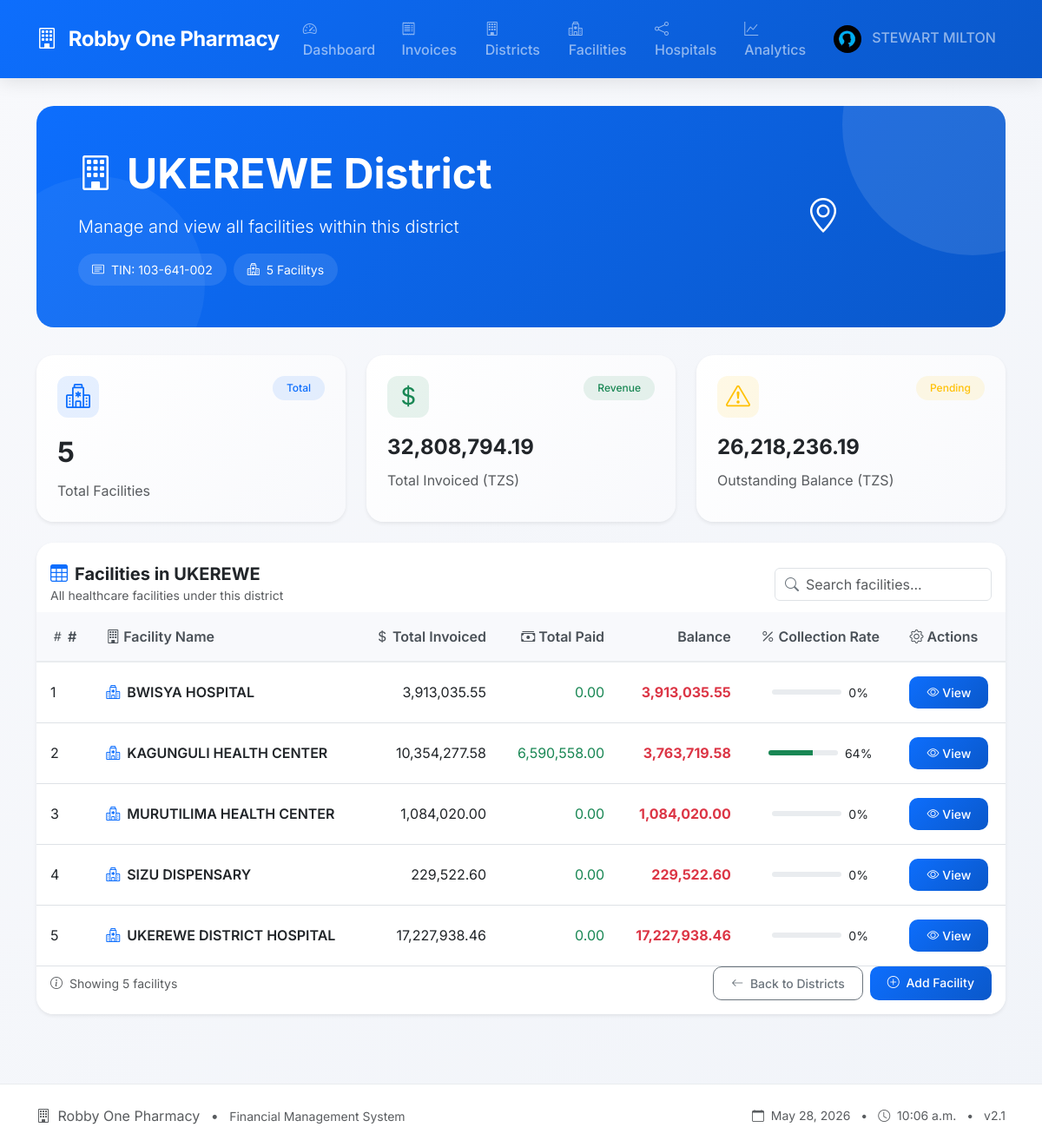
Page /district/10/ (signed in) on the earlier database version.
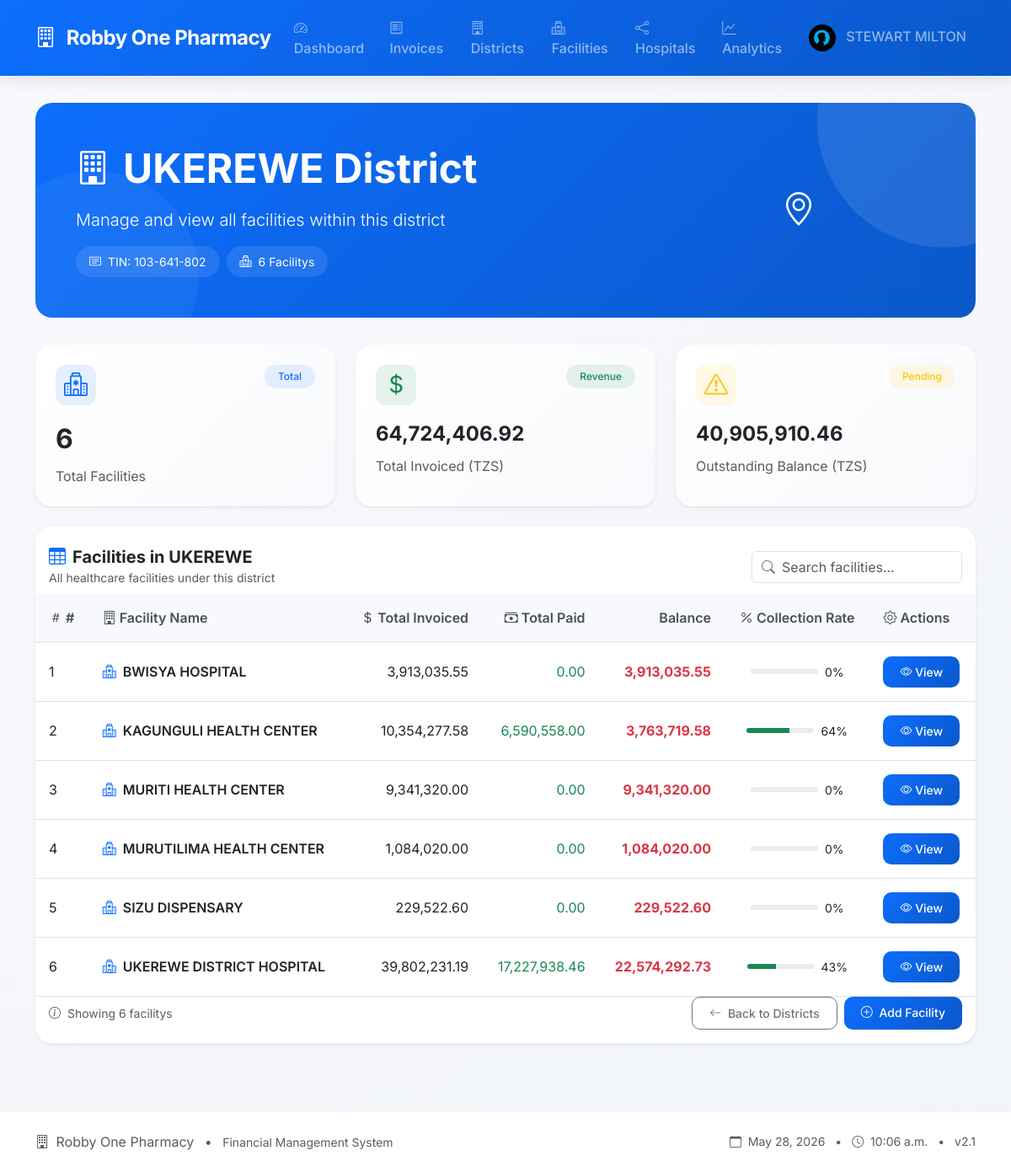
Same page on the later database version.
### invoices/models.py (models this page shows, shortened)
class District(models.Model):
    name = models.CharField(max_length=100, unique=True)
    tin_number = models.CharField(max_length=50, blank=True)
    class Meta:
        ordering = ['name']

class Facility(models.Model):
    district = models.ForeignKey(District, on_delete=models.CASCADE, related_name='facilities')
    name = models.CharField(max_length=200)
    class Meta:
        ordering = ['name']
        unique_together = ['district', 'name']

### invoices/views.py (the view)
# urls.py: path('district/<int:district_id>/', views.district_detail, name='district_detail'),
@login_required
def district_detail(request, district_id):
    district = get_object_or_404(District, pk=district_id)
    facilities = district.facilities.annotate(
        total_invoices=Coalesce(Sum('invoices__invoice_amount'), Value(0, output_field=DecimalField())),
        total_paid=Coalesce(Sum('invoices__amount_paid'), Value(0, output_field=DecimalField())),
    ).annotate(
        balance=ExpressionWrapper(
            F('total_invoices') - F('total_paid'),
            output_field=DecimalField(max_digits=12, decimal_places=2)
        )
    )
    total_invoiced = sum(f.total_invoices for f in facilities)
    total_paid = sum(f.total_paid for f in facilities)
    total_balance = total_invoiced - total_paid
    return render(request, 'invoices/district_detail.html', {
        'district': district,
        'facilities': facilities,
        'total_invoiced': total_invoiced,
        'total_paid': total_paid,
        'total_balance': total_balance
    })

### invoices/templatetags/math_filters.py (called while the page is built)
@register.filter
def div(value, divisor):
    try:
        if divisor and divisor != 0:
            return value / divisor
        return 0
    except (TypeError, ValueError, ZeroDivisionError):
        return 0

@register.filter
def multiply(value, factor):
    try:
        return value * factor
    except (TypeError, ValueError):
        return 0

### invoices/templates/invoices/district_detail.html (shortened to what the changed rows need)
{% extends 'base.html' %}
{% load humanize %}
{% load math_filters %}
{% block content %}
<div class="container-fluid p-0">
    <div class="district-header text-white p-5 position-relative">
        <div style="position: relative; z-index: 1;">
            <div class="row align-items-center">
                <div class="col-md-8">
                    <div class="d-flex align-items-center gap-3 mb-3">
                        <i class="bi bi-building fs-1"></i>
                        <h1 class="display-5 fw-bold mb-0">{{ district.name }} District</h1>
                    </div>
                    <div class="d-flex gap-2 flex-wrap">
                        <span class="info-badge bg-white bg-opacity-10 text-white">
                            <i class="bi bi-card-text"></i> TIN: {{ district.tin_number|default:"Not provided" }}
                        </span>
                        <span class="info-badge bg-white bg-opacity-10 text-white">
                            <i class="bi bi-hospital"></i> {{ facilities|length }} Facility{{ facilities|length|pluralize }}
                        </span>
                    </div>
                </div>
            </div>
        </div>
    </div>
    <div class="row g-4 mb-4">
        <div class="col-md-4">
            <div class="stats-card card h-100 shadow-sm">
                <div class="card-body p-4">
                    <div class="d-flex justify-content-between align-items-start mb-3">
                        <div class="stat-icon bg-primary bg-opacity-10">
                        </div>
                        <span class="badge bg-primary bg-opacity-10 text-primary px-3 py-2">Total</span>
                    </div>
                    <div class="metric-value mb-2 fw-bold" style="font-size: 2rem;">
                        {{ facilities|length|intcomma }}
                    </div>
                    <p class="text-muted mb-0">Total Facilities</p>
                </div>
            </div>
        </div>
        <div class="col-md-4">
            <div class="stats-card card h-100 shadow-sm">
                <div class="card-body p-4">
                    <div class="d-flex justify-content-between align-items-start mb-3">
                        <div class="stat-icon bg-success bg-opacity-10">
                        </div>
                        <span class="badge bg-success bg-opacity-10 text-success px-3 py-2">Revenue</span>
                    </div>
                    <div class="metric-value mb-2 fw-bold" style="font-size: 1.5rem;">
                        {{ total_invoiced|floatformat:2|intcomma }}
                    </div>
                    <p class="text-muted mb-0">Total Invoiced (TZS)</p>
                </div>
            </div>
        </div>
        <div class="col-md-4">
            <div class="stats-card card h-100 shadow-sm">
                <div class="card-body p-4">
                    <div class="d-flex justify-content-between align-items-start mb-3">
                        <div class="stat-icon bg-warning bg-opacity-10">
                        </div>
                        <span class="badge bg-warning bg-opacity-10 text-warning px-3 py-2">Pending</span>
                    </div>
                    <div class="metric-value mb-2 fw-bold" style="font-size: 1.5rem;">
                        {{ total_balance|floatformat:2|intcomma }}
                    </div>
                    <p class="text-muted mb-0">Outstanding Balance (TZS)</p>
                </div>
            </div>
        </div>
    </div>
    <div class="table-card card shadow-sm">
        <div class="card-header bg-white border-0 pt-4">
            <div class="d-flex justify-content-between align-items-center flex-wrap gap-3">
                <div>
                    <h5 class="mb-0 fw-bold">
                        <i class="bi bi-table me-2 text-primary"></i>Facilities in {{ district.name }}
                    </h5>
                    <small class="text-muted">All healthcare facilities under this district</small>
                </div>
            </div>
        </div>
        <div class="table-responsive">
            <table class="table table-hover mb-0" id="facilityTable">
                <thead class="table-light">
                    <tr>
                        <th><i class="bi bi-hash"></i> #</th>
                        <th><i class="bi bi-building"></i> Facility Name</th>
                        <th class="text-end"><i class="bi bi-currency-dollar"></i> Total Invoiced</th>
                        <th class="text-end"><i class="bi bi-cash-stack"></i> Total Paid</th>
                        <th class="text-end"> Balance</th>
                        <th class="text-center"><i class="bi bi-percent"></i> Collection Rate</th>
                        <th><i class="bi bi-gear"></i> Actions</th>
                    </tr>
                </thead>
                <tbody>
                    {% for facility in facilities %}
                    <tr onclick="window.location='{% url 'facility_detail' facility.id %}'" style="cursor: pointer;">
                        <td>{{ forloop.counter }}</td>
                        <td class="fw-semibold">
                            <i class="bi bi-hospital text-primary me-2"></i>{{ facility.name }}
                        </td>
                        <td class="text-end">{{ facility.total_invoices|floatformat:2|intcomma }}</td>
                        <td class="text-end text-success">{{ facility.total_paid|floatformat:2|intcomma }}</td>
                        <td class="text-end {% if facility.balance > 0 %}text-danger fw-bold{% else %}text-success{% endif %}">
                            {{ facility.balance|floatformat:2|intcomma }}
                        </td>
                        <td class="text-center">
                            <div class="d-flex align-items-center justify-content-center gap-2">
                                <div class="progress" style="width: 80px; height: 6px;">
                                    {% with rate=facility.total_paid|div:facility.total_invoices|multiply:100 %}
                                        <div class="progress-bar bg-success" role="progressbar"
                                             style="width: {% if facility.total_invoices > 0 %}{{ facility.total_paid|div:facility.total_invoices|multiply:100 }}{% else %}0{% endif %}%"></div>
                                    {% endwith %}
                                </div>
                                <span class="small">
                                    {% if facility.total_invoices > 0 %}
                                        {{ facility.total_paid|div:facility.total_invoices|multiply:100|floatformat:0 }}%
                                    {% else %}
                                        0%
                                    {% endif %}
                                </span>
                            </div>
                        </td>
                        <td>
                            <a href="{% url 'facility_detail' facility.id %}" class="btn btn-sm btn-primary" onclick="event.stopPropagation()">
                                <i class="bi bi-eye"></i> View
                            </a>
                        </td>
                    </tr>
                    {% endfor %}
                </tbody>
            </table>
        </div>
        {% if facilities %}
        <div class="card-footer bg-white border-0 pt-0 pb-3">
            <div class="d-flex justify-content-between align-items-center flex-wrap gap-2">
                <small class="text-muted">
                    <i class="bi bi-info-circle me-1"></i> Showing {{ facilities|length }} facility{{ facilities|length|pluralize }}
                </small>
                <div class="d-flex gap-2">
                    <a href="{% url 'home' %}" class="btn btn-sm btn-outline-secondary">
                        <i class="bi bi-arrow-left me-1"></i> Back to Districts
                    </a>
                    <a href="{% url 'add_facility' %}" class="btn btn-sm btn-primary">
                        <i class="bi bi-plus-circle me-1"></i> Add Facility
                    </a>
                </div>
            </div>
        </div>
        {% endif %}
    </div>
</div>
{% endblock %}

Differences in the rows shown:
changed District "UKEREWE": tin_number "103-641-002" → "103-641-802"
added Facility: name "MURITI HEALTH CENTER", total_invoices "9,341,320.00", total_paid "0.00", balance "9,341,320.00", total_paid|div "0"
computed for Facility "UKEREWE DISTRICT HOSPITAL": total_invoices "17,227,938.46" → "39,802,231.19"; total_paid "0.00" → "17,227,938.46"; balance "17,227,938.46" → "22,574,292.73"; total_paid|div "0" → "43"
Other differences:
{{ facilities|length }}: "5" → "6"
{{ facilities|length|intcomma }}: "5" → "6"
{{ total_invoiced|floatformat:2|intcomma }}: "32,808,794.19" → "64,724,406.92"
{{ total_balance|floatformat:2|intcomma }}: "26,218,236.19" → "40,905,910.46"
